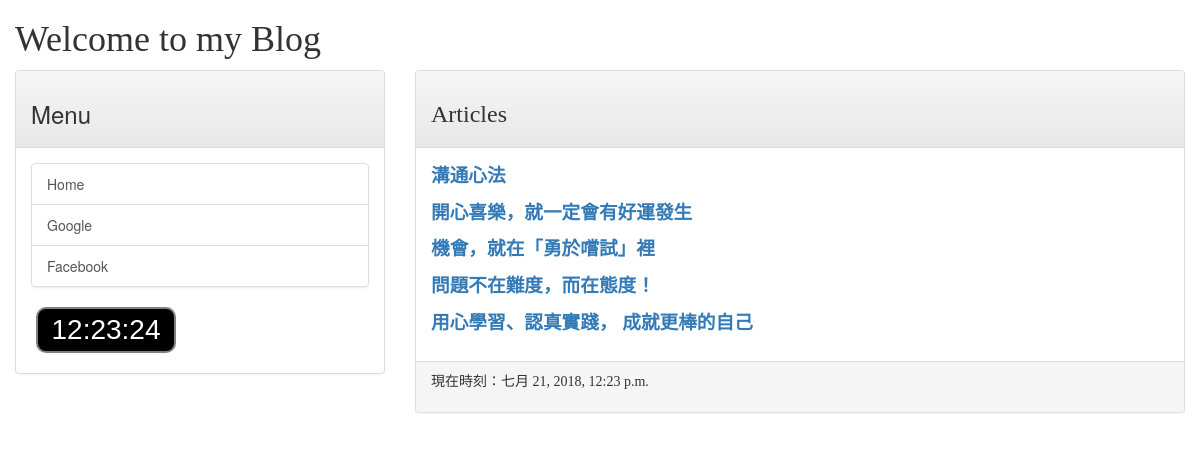
The page / on the database its author committed.
### mainsite/models.py (models this page shows, shortened)
class Post(models.Model):
    title = models.CharField(max_length=200)
    slug = models.CharField(max_length=200)
    body = models.TextField()
    pub_date = models.DateTimeField(default=timezone.now)
    class Meta:
        ordering = ('-pub_date',)

### mainsite/views.py (the view)
# urls.py: path('', homepage),
def homepage(request):
    posts = Post.objects.all()
    now = datetime.now()
    return render(request, 'index.html', locals())

### templates/index.html (shortened to what this page needs)
{% extends 'base.html' %}
{% block headmessage %}
    <h3 style="font-family: 標楷體;">Articles </h3>
{% endblock %}
{% block content %}
    {% for post in posts %}
        <p style="font-family: 微軟正黑體;font-size: 14pt;font-weight: bold">
            <a href="/post/{{ post.slug }}">{{ post.title }}</a>
        </p>
    {% endfor %}
{% endblock %}

### templates/base.html (shortened to what this page needs)
<!DOCTYPE html>
<html lang="en">
<head>
    <link rel="stylesheet" href="https://maxcdn.bootstrapcdn.com/bootstrap/3.3.7/css/bootstrap.min.css">
    <link rel="stylesheet" href="https://maxcdn.bootstrapcdn.com/bootstrap/3.3.7/css/bootstrap-theme.min.css">
    {% load static %}
    <link rel="stylesheet" type="text/css" href="{% static "css/clock.css" %}" charset="UTF-8">
</head>
<body onload="startTime()">
    <div class="container-fluid">
        {% include 'header.html' %}
        <div class="row">
            <div class="col-sm-4 col-md-4">
                <div class="panel panel-default">
                    <div class="panel-heading">
                        <h3>
                            Menu
                        </h3>
                    </div>
                    <div class="panel-body">
                        <div class="list-group">
                            <a href="/" class="list-group-item">Home</a>
                            <a href="http://www.google.com" class="list-group-item">Google</a>
                            <a href="http://www.facebook.com" class="list-group-item">Facebook</a>
                        </div>
                        <div id="clock">Clock</div>
                    </div>
                </div>
            </div>
            <div class="col-sm-8 col-md-8">
                <div class="panel panel-default">
                    <div class="panel-heading">
                        {% block headmessage %} {% endblock %}
                    </div>
                    <div class="panel-body">
                        {% block content %} {% endblock %}
                    </div>
                    <div class="panel-footer">
                        {% include 'footer.html' %}
                    </div>
                </div>
            </div>
        </div>
    </div>
</body>
</html>

### templates/header.html
<h1 style="font-family: 微軟正黑體">Welcome to my Blog</h1>

### templates/footer.html
{% block footer %}
    {% if now %}
        <p style="font-family: 微軟正黑體">現在時刻：{{ now }}</p>
    {% else %}
        <p style="font-family: 微軟正黑體">All content are from Google</p>
    {% endif %}
{% endblock %}

### static/css/clock.css (style rules this page uses)
#clock { color:white; font: 2em sans-serif; background: black; margin: 5px; padding: 5px; border: solid gray 2px; border-radius: 10px; width:140px; text-align:center; }

### rows shown on the page
Post: title "溝通心法"
Post: title "開心喜樂，就一定會有好運發生"
Post: title "機會，就在「勇於嚐試」裡"
Post: title "問題不在難度，而在態度！"
Post: title "用心學習、認真實踐， 成就更棒的自己"
